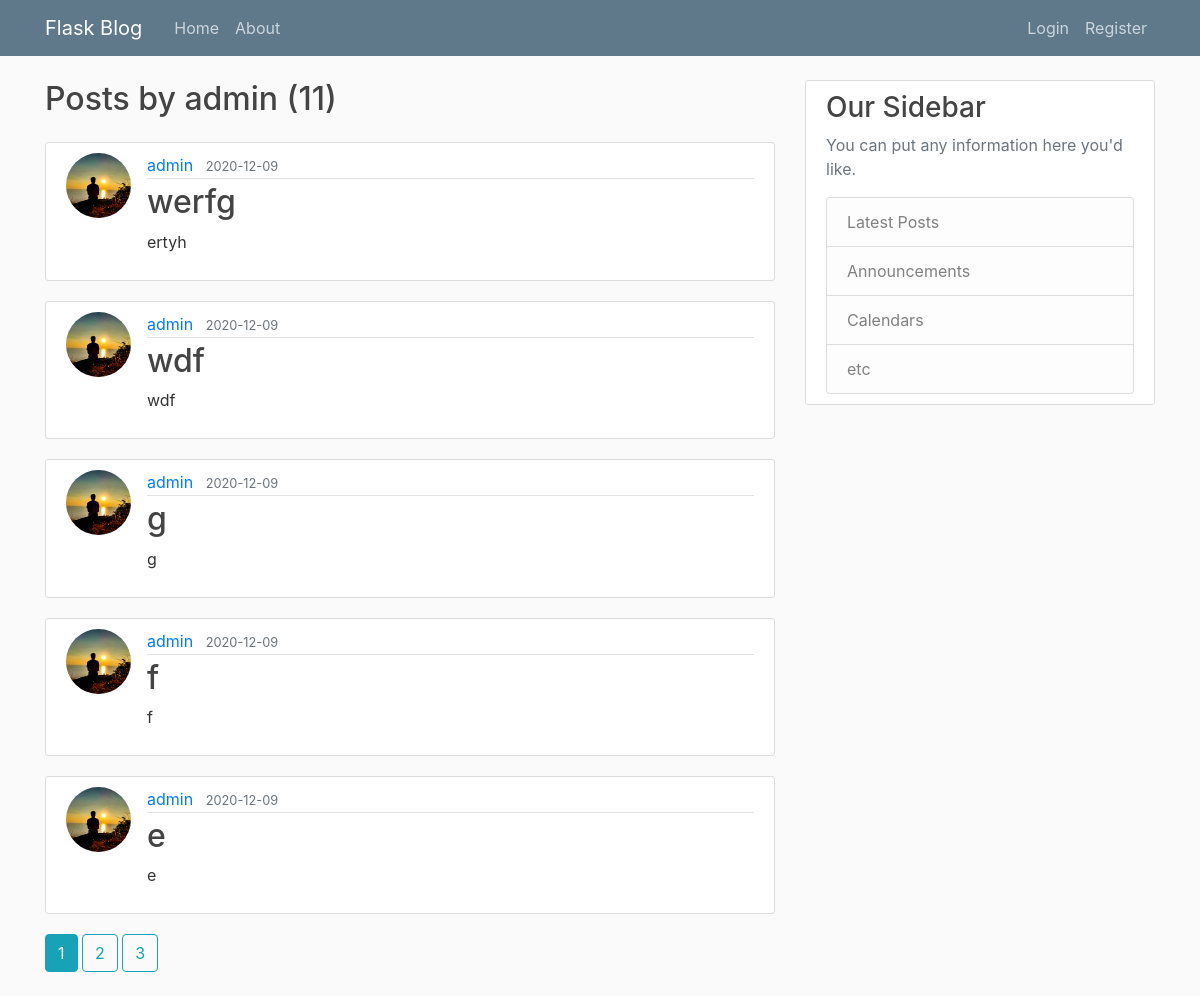
Screenshot of /user/admin with the database file from the repository.
### app/models.py (models this page shows, shortened)
class User(db.Model, UserMixin):
    id = db.Column(db.Integer, primary_key=True)
    username = db.Column(db.String(20), unique=True, nullable=False)
    email = db.Column(db.String(100), unique=True, nullable=False)
    img = db.Column(db.String(20), nullable=False, default='default.jpg')
    password = db.Column(db.String(60), nullable=False)
    posts = db.relationship("Post", backref="author", lazy=True)
    def __repr__(self):
        return f"User ({self.username}, {self.email},{self.img})"

class Post(db.Model):
    id = db.Column(db.Integer, primary_key=True)
    title = db.Column(db.String(100), nullable=False)
    date_posted = db.Column(db.DateTime, nullable=False, default=datetime.utcnow)
    content = db.Column(db.Text, nullable=False)
    user_id = db.Column(db.Integer, db.ForeignKey("user.id"), nullable=False)

### app/routes.py (the view)
@app.route('/user/<string:username>')
def user_posts(username):
    page = request.args.get("page", 1, type=int)
    user = User.query.filter_by(username=username).first_or_404()
    print(user)
    posts = Post.query.filter_by(author=user) \
        .order_by(Post.date_posted.desc()) \
        .paginate(page=page, per_page=5)
    return render_template("user_posts.html", posts=posts, user=user)

### app/templates/user_posts.html
{% extends "layout.html" %}
{% block content %}
    <h2 class="mb-4">Posts by {{ user.username }} ({{ posts.total }})</h2>
    {% for post in posts.items %}
        <article class="media content-section">
            <img class="rounded-circle article-img" src="{{ url_for("static", filename="profile_pics/"+post.author.img) }}">
            <div class="media-body">
                <div class="article-metadata">
                    <a class="mr-2" href="{{ url_for("user_posts", username=post.author.username) }}">{{ post.author.username }}</a>
                    <small class="text-muted">{{ post.date_posted.strftime("%Y-%m-%d") }}</small>
                </div>
                <h2><a class="article-title" href="{{ url_for("post", post_id=post.id) }}">{{ post.title }}</a></h2>
                <p class="article-content">{{ post.content }}</p>
            </div>
        </article>
    {% endfor %}
    {% for page_num in posts.iter_pages(left_edge=1, right_edge=1, left_current=2, right_current=2) %}
        {% if page_num %}
            {% if posts.page==page_num %}
                <a class="btn btn-info mb-4" href="{{ url_for("user_posts", username=user.username, page=page_num) }}" >{{ page_num }}</a>
            {% else %}
                <a class="btn btn-outline-info mb-4" href="{{ url_for("user_posts", username=user.username, page=page_num) }}" >{{ page_num }}</a>
            {% endif%}
        {% else %}
            ...
        {% endif %}
    {% endfor %}
{% endblock content %}

### app/templates/layout.html (shortened to what this page needs)
<!DOCTYPE html>
<html lang="en">
<head>
    <link rel="stylesheet" href="https://maxcdn.bootstrapcdn.com/bootstrap/4.0.0/css/bootstrap.min.css"
>
    <link rel="stylesheet" type="text/css" href="{{ url_for('static', filename='main.css') }}">
</head>
<body>
    <header class="site-header">
        <nav class="navbar navbar-expand-md navbar-dark bg-steel fixed-top">
            <div class="container">
                <a class="navbar-brand mr-4" href="/">Flask Blog</a>
                <div class="collapse navbar-collapse" id="navbarToggle">
                    <div class="navbar-nav mr-auto">
                        <a class="nav-item nav-link" href={{ url_for("home") }}>Home</a>
                        <a class="nav-item nav-link" href={{ url_for("about") }}>About</a>
                    </div>
                    <div class="navbar-nav">
                        {% if current_user.is_authenticated %}
                            <a class="nav-item nav-link" href={{ url_for("new_post") }}>New Post</a>
                            <a class="nav-item nav-link" href={{ url_for("account") }}>My account</a>
                            <a class="nav-item nav-link" href={{ url_for("logout") }}>Logout</a>
                        {% else %}
                        <a class="nav-item nav-link" href={{ url_for("login") }}>Login</a>
                        <a class="nav-item nav-link" href={{ url_for("register") }}>Register</a>
                        {% endif %}
                    </div>
                </div>
            </div>
        </nav>
    </header>
    <main role="main" class="container">
        <div class="row">
            <div class="col-md-8">
                {% block content %}{% endblock %}
            </div>
            <div class="col-md-4">
                <div class="content-section">
                    <h3>Our Sidebar</h3>
                    <p class='text-muted'>You can put any information here you'd like.</p>
                    <ul class="list-group">
                        <li class="list-group-item list-group-item-light">Latest Posts</li>
                        <li class="list-group-item list-group-item-light">Announcements</li>
                        <li class="list-group-item list-group-item-light">Calendars</li>
                        <li class="list-group-item list-group-item-light">etc</li>
                    </ul>
                </div>
            </div>
        </div>
    </main>
</body>
</html>

### app/static/main.css (style rules this page uses)
body { background: #fafafa; color: #333333; margin-top: 5rem; }
h1, h2, h3, h4, h5, h6 { color: #444444; }
.bg-steel { background-color: #5f788a; }
.site-header .navbar-nav .nav-link { color: #cbd5db; }
.content-section { background: #ffffff; padding: 10px 20px; border: 1px solid #dddddd; border-radius: 3px; margin-bottom: 20px; }
.article-title { color: #444444; }
.article-content { white-space: pre-line; }
.article-img { height: 65px; width: 65px; margin-right: 16px; }
.article-metadata { padding-bottom: 1px; margin-bottom: 4px; border-bottom: 1px solid #e3e3e3 }

### rows the page displays
User: username "admin"
Post: img (picture), author.username "admin", date_posted "2020-12-09", title "werfg", content "ertyh"
Post: img (picture), author.username "admin", date_posted "2020-12-09", title "wdf", content "wdf"
Post: img (picture), author.username "admin", date_posted "2020-12-09", title "g", content "g"
Post: img (picture), author.username "admin", date_posted "2020-12-09", title "f", content "f"
Post: img (picture), author.username "admin", date_posted "2020-12-09", title "e", content "e"

### other values shown
{{ posts.total }} "11"
{{ page_num }} "1"
{{ page_num }} "2" "3"
